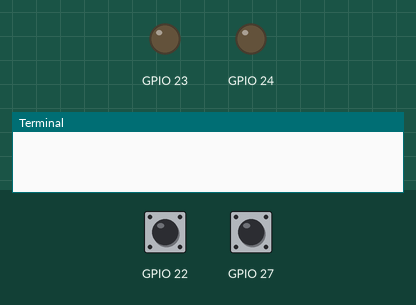
Simulated run of this program. Board: Raspberry Pi (BCM pin numbers). On the bench: output pins drawn as LEDs (lit = HIGH), the last lines printed to the terminal. Inputs (shaded band) come from the test bench; at power-on: GPIO 22 HIGH, GPIO 27 HIGH.

Above: at 1.2 s.
1.3 s: GPIO 22 pulled LOW for 0.15 s
At 1.7 s:
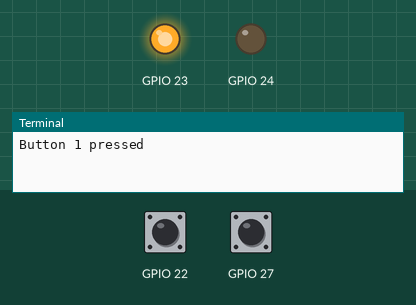
2.9 s: GPIO 27 pulled LOW for 0.15 s
At 4.1 s:
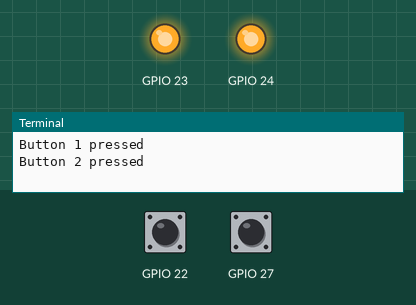
4.5 s: GPIO 22 pulled LOW for 1 s
At 5.3 s:
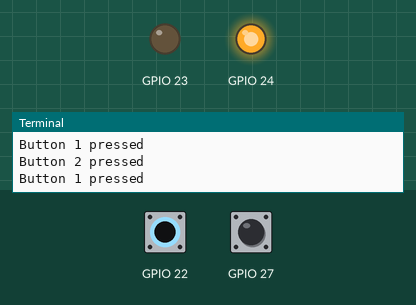
7.0 s: GPIO 22 pulled LOW for 3.2 s
At 8.4 s:
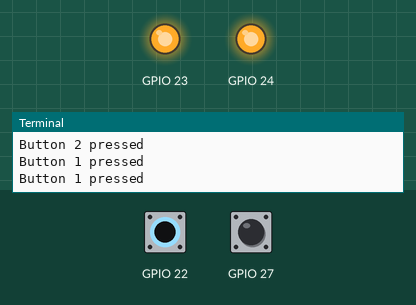
11.7 s: GPIO 27 pulled LOW for 1 s
At 12.0 s:
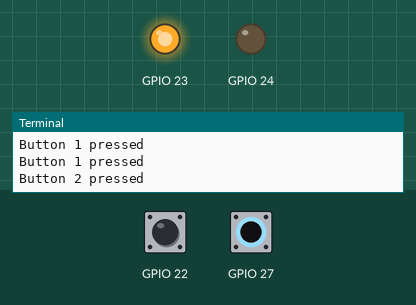
Timing chart, 0 to 14.7 s (numbered marks = the images above; inputs shaded):
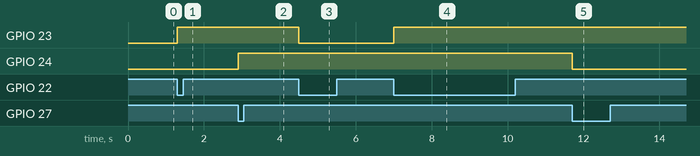

Measured:
- after the input at 1.3 s, GPIO 23: LOW → HIGH at once
- after the input at 2.9 s, GPIO 24: LOW → HIGH at once
- after the input at 4.5 s, GPIO 23: HIGH → LOW at once
- after the input at 7.0 s, GPIO 23: LOW → HIGH at once
- after the input at 11.7 s, GPIO 24: HIGH → LOW at once

The program:

stream_controller.py
```python
import RPi.GPIO as GPIO
import time

# Set up GPIO pins
GPIO.setmode(GPIO.BCM)
GPIO.setup(22, GPIO.IN, pull_up_down=GPIO.PUD_UP)
GPIO.setup(27, GPIO.IN, pull_up_down=GPIO.PUD_UP)
GPIO.setup(23, GPIO.OUT, initial=GPIO.LOW)
GPIO.setup(24, GPIO.OUT, initial=GPIO.LOW)

btn1 = False
btn2 = False

# Define callback functions
def button1_callback(channel):
    print("Button 1 pressed")
    global btn1
    if btn1:
        GPIO.output(23, GPIO.LOW)
        btn1 = False
    else:
        GPIO.output(23, GPIO.HIGH)
        btn1 = True;


def button2_callback(channel):
    print("Button 2 pressed")
    global btn2
    if btn2:
        GPIO.output(24, GPIO.LOW)
        btn2 = False
    else:
        GPIO.output(24, GPIO.HIGH)
        btn2 = True

# Register callback functions
GPIO.add_event_detect(22, GPIO.FALLING, callback=button1_callback, bouncetime=200)
GPIO.add_event_detect(27, GPIO.FALLING, callback=button2_callback, bouncetime=200)

# Wait for events
try:
    while True:
        time.sleep(1)
except KeyboardInterrupt:
    GPIO.cleanup()
    print("Program terminated.")
```
